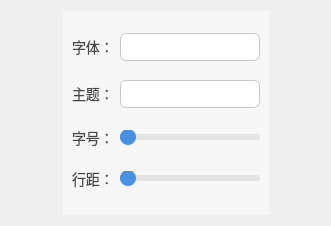
<?xml version="1.0" encoding="UTF-8"?>
<ui version="4.0">
 <class>InterfaceSetting</class>
 <widget class="QWidget" name="InterfaceSetting">
  <property name="geometry">
   <rect>
    <x>0</x>
    <y>0</y>
    <width>331</width>
    <height>226</height>
   </rect>
  </property>
  <property name="windowTitle">
   <string>Form</string>
  </property>
  <layout class="QHBoxLayout" name="horizontalLayout_6" stretch="1,4,1">
   <item>
    <spacer name="horizontalSpacer">
     <property name="orientation">
      <enum>Qt::Horizontal</enum>
     </property>
     <property name="sizeHint" stdset="0">
      <size>
       <width>40</width>
       <height>20</height>
      </size>
     </property>
    </spacer>
   </item>
   <item>
    <widget class="QWidget" name="widget" native="true">
     <property name="styleSheet">
      <string notr="true">/* ========== 全局背景 ========== */
QWidget {
    background: #f7f7f7;
    font-family: &quot;Microsoft YaHei&quot;;
    font-size: 14px;
    color: #333333;
}

/* ========== GroupBox ========== */
QGroupBox {
    border: 1px solid #dcdcdc;
    border-radius: 6px;
    margin-top: 10px;
    padding: 8px;
    font-weight: bold;
}

QGroupBox::title {
    subcontrol-origin: margin;
    subcontrol-position: top left;
    padding-left: 6px;
    background: transparent;
}

/* ========== Label ========== */
QLabel {
    color: #444444;
    font-size: 14px;
}

/* ========== ComboBox ========== */
QComboBox {
    border: 1px solid #c8c8c8;
    border-radius: 6px;
    padding: 4px 8px;
    background: #ffffff;
}

QComboBox:hover {
    border: 1px solid #a8a8a8;
}

QComboBox:drop-down {
    border: none;
}

QComboBox QAbstractItemView {
    border: 1px solid #c8c8c8;
    background: #ffffff;
    selection-background-color: #dbe9ff;
    outline: none;
}

/* ========== Slider ========== */
QSlider::groove:horizontal {
    height: 6px;
    background: #e4e4e4;
    border-radius: 3px;
}

QSlider::handle:horizontal {
    width: 16px;
    height: 16px;
    background: #4a90e2;
    border-radius: 8px;
    margin: -5px 0;
}

QSlider::handle:horizontal:hover {
    background: #3a7bd5;
}

QSlider::sub-page:horizontal {
    background: #4a90e2;
    border-radius: 3px;
}

/* ========== PushButton ========== */
QPushButton {
    background: #4a90e2;
    color: white;
    padding: 6px 12px;
    border-radius: 6px;
    border: none;
}

QPushButton:hover {
    background: #3a7bd5;
}

QPushButton:pressed {
    background: #2f6cab;
}

/* ========== Scroll Area ========== */
QScrollArea {
    border: none;
    background: transparent;
}

QScrollArea QWidget {
    background: transparent;
}

/* ========== LineEdit（如果你有的话） ========== */
QLineEdit {
    border: 1px solid #c8c8c8;
    border-radius: 6px;
    padding: 4px 6px;
    background: #ffffff;
}

QLineEdit:hover {
    border: 1px solid #a8a8a8;
}
</string>
     </property>
     <layout class="QVBoxLayout" name="verticalLayout_2">
      <item>
       <layout class="QHBoxLayout" name="horizontalLayout_2" stretch="0,1">
        <item>
         <widget class="QLabel" name="font">
          <property name="text">
           <string>字体：</string>
          </property>
         </widget>
        </item>
        <item>
         <widget class="QComboBox" name="comboBox_font"/>
        </item>
       </layout>
      </item>
      <item>
       <layout class="QHBoxLayout" name="horizontalLayout_5" stretch="0,1">
        <item>
         <widget class="QLabel" name="theme">
          <property name="text">
           <string>主题：</string>
          </property>
         </widget>
        </item>
        <item>
         <widget class="QComboBox" name="comboBox_theme"/>
        </item>
       </layout>
      </item>
      <item>
       <layout class="QHBoxLayout" name="horizontalLayout" stretch="0,1">
        <item>
         <widget class="QLabel" name="fontsize">
          <property name="text">
           <string>字号：</string>
          </property>
         </widget>
        </item>
        <item>
         <widget class="QSlider" name="horizontalSlider_fontsize">
          <property name="orientation">
           <enum>Qt::Horizontal</enum>
          </property>
         </widget>
        </item>
       </layout>
      </item>
      <item>
       <layout class="QHBoxLayout" name="horizontalLayout_4" stretch="0,1">
        <item>
         <widget class="QLabel" name="spacing">
          <property name="text">
           <string>行距：</string>
          </property>
         </widget>
        </item>
        <item>
         <widget class="QSlider" name="horizontalSlider_spacing">
          <property name="orientation">
           <enum>Qt::Horizontal</enum>
          </property>
         </widget>
        </item>
       </layout>
      </item>
     </layout>
    </widget>
   </item>
   <item>
    <spacer name="horizontalSpacer_2">
     <property name="orientation">
      <enum>Qt::Horizontal</enum>
     </property>
     <property name="sizeHint" stdset="0">
      <size>
       <width>40</width>
       <height>20</height>
      </size>
     </property>
    </spacer>
   </item>
  </layout>
 </widget>
 <resources/>
 <connections/>
</ui>
